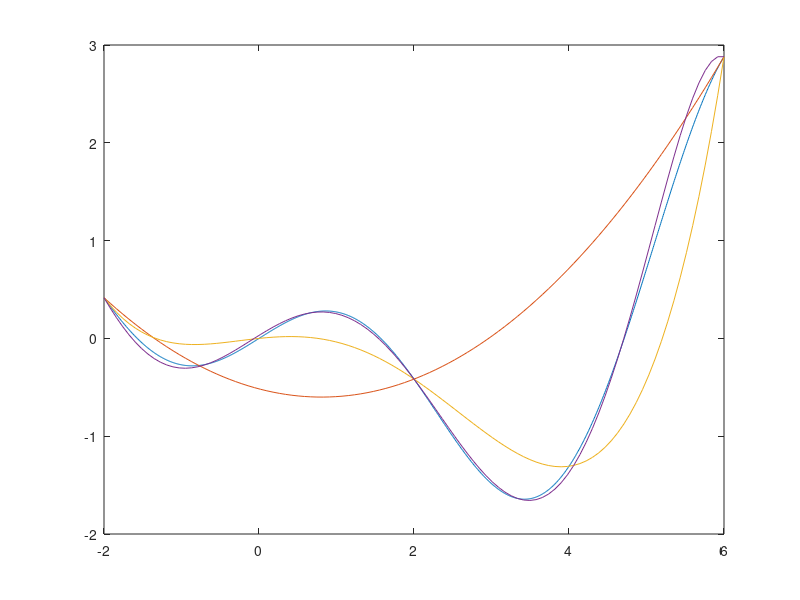
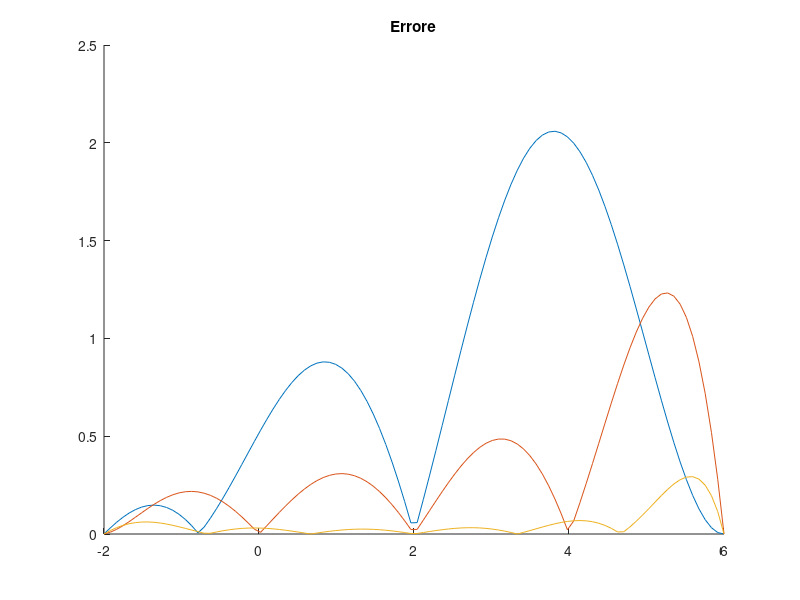
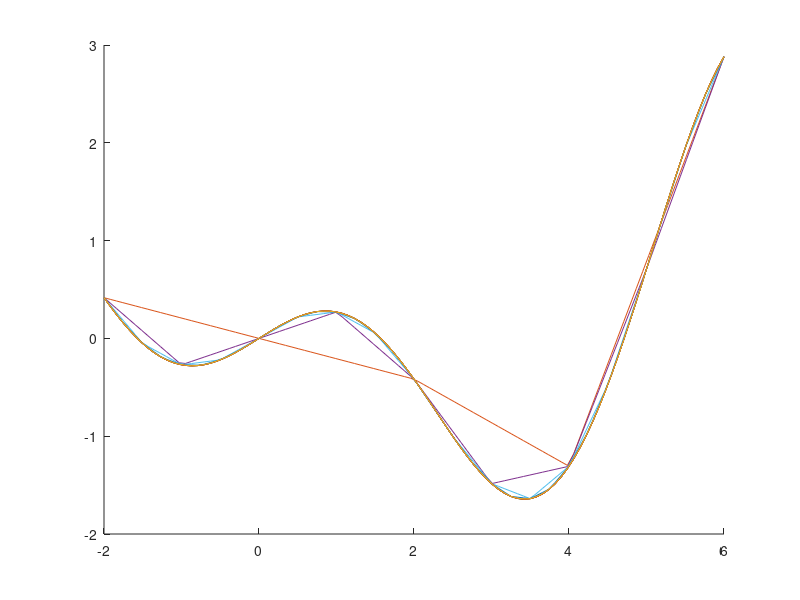
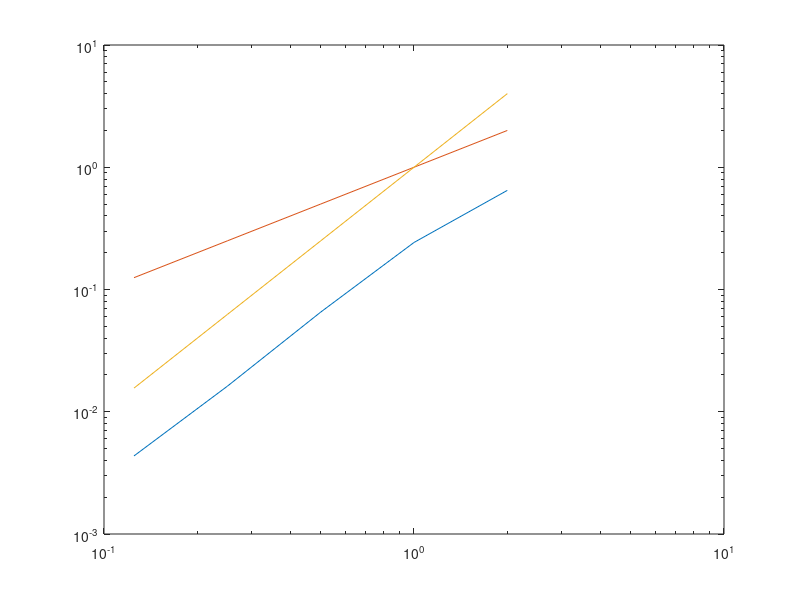

Recreate these plots in MATLAB, in order.
 f = @(x) x.*cos(x)/2;
 d2f = @(x) -x.*cos(x)/2-sin(x)/2;

 a = -2;
 b = 6;

 xx = linspace(a,b,1000);

 plot(xx,f(xx));

 %% 2
 ns = [2,4,6];

 for n = ns
     x_nodes = linspace(a,b,n+1);
     y_nodes = f(x_nodes);
     C = polyfit(x_nodes,y_nodes,n);
     x_interp = linspace(a,b,100);
     y_interp = polyval(C,x_interp);
    
     hold on
     plot(x_interp,y_interp);
 end

% Con grado maggiore di interpolazione la interpolazione diventa sempre
% piu` affidabile per interpretare la funzione originale come inteso.

 %% 3 Errore 

figure();
title("Errore")
for n = ns
   x_nodes = linspace(a,b,n+1);
   y_nodes = f(x_nodes);
   C = polyfit(x_nodes,y_nodes,n);
   x_interp = linspace(a,b,100);
   y_interp = polyval(C,x_interp);
    
   hold on
   interp_error = abs(f(x_interp) - y_interp);
   plot(x_interp,interp_error);
   disp(max(abs(interp_error)));
end

% conferma che aumentando il grado l'errore tende a 0, vediamo che stiamo
% anche interpolando perche' l'errore ai nodi e` 0 come vediamo.

%% 4 Interpolazione a tratti ed errore 5
figure();
ns = [4,8,16,32,64];
Hs = [];
eps= [];
for n = ns
    H = (b-a)/n;
    Hs = [Hs,H];
    x_nodes = linspace(a,b,n+1);
    y_nodes = f(x_nodes);
    x_evals = linspace(a,b,100);
    Vq = interp1(x_nodes,y_nodes,x_evals);
    hold on
    plot(x_evals,f(x_evals));
    hold on
    plot(x_evals,Vq);
    epsilon = max(abs(f(x_evals) - Vq));
    eps = [eps,epsilon];
end

figure();
loglog(Hs,eps);

hold on
loglog(Hs,Hs);
loglog(Hs,Hs.*Hs)

% aumentando il numero di sottointervallo che usiamo per fare la
% interpolazione lineare aumenta la affidabilita` come inteso. Possiamo
% vedere che anche l'errore diminuisce. n=64 e` talmente fitto che e'
% confondibilie.

%vediamo che l'errore si abbatte con la 
%% 6) n=4

%